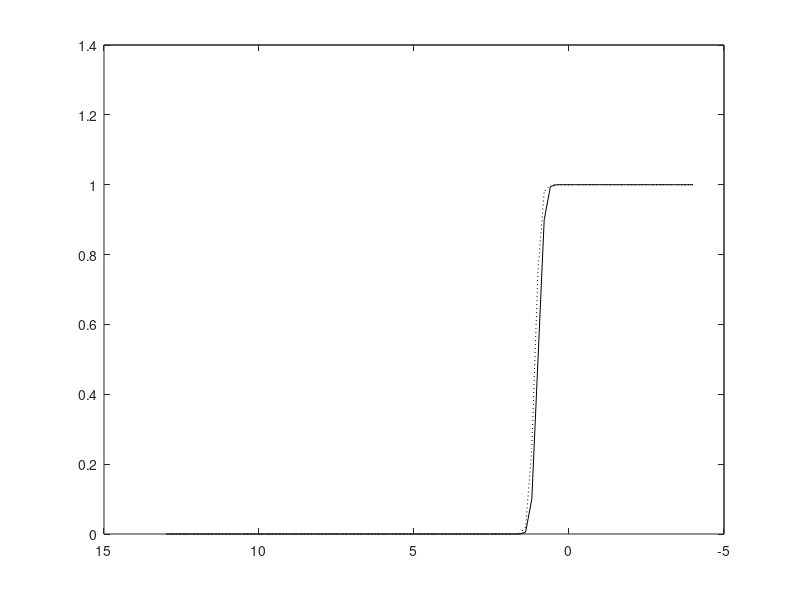
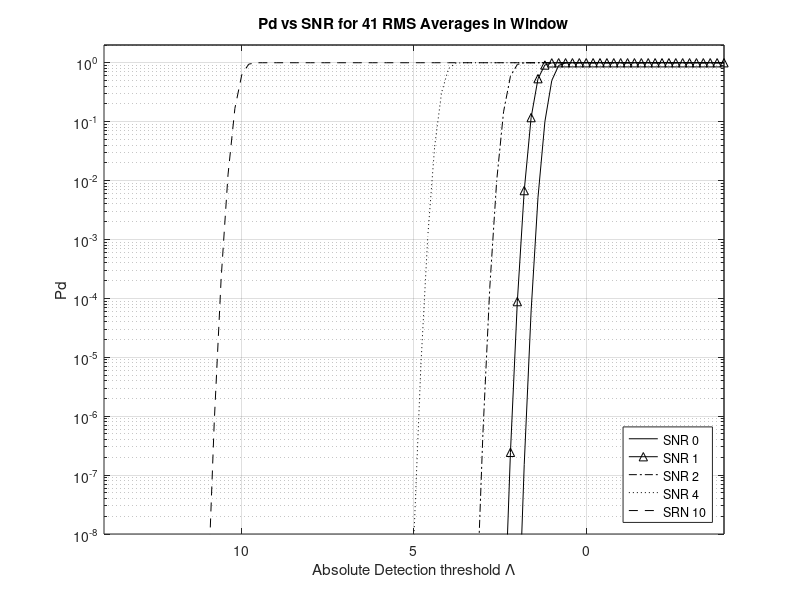
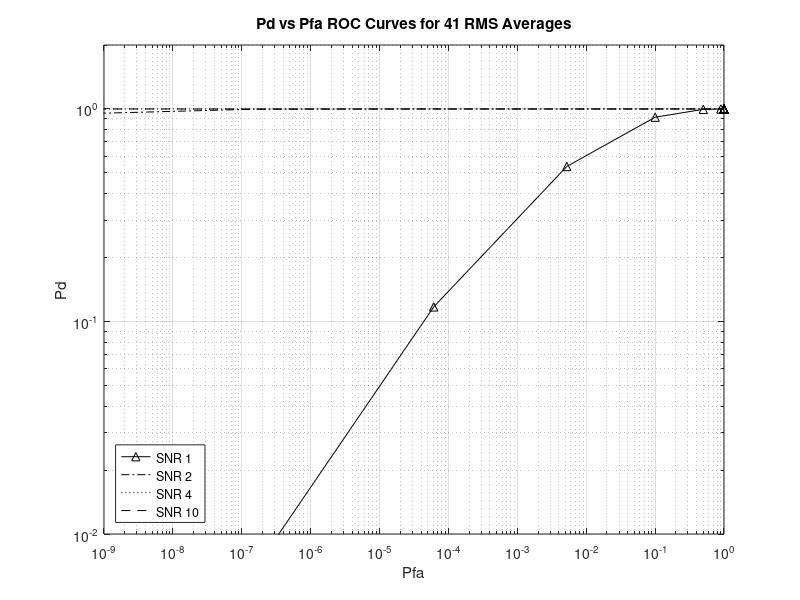
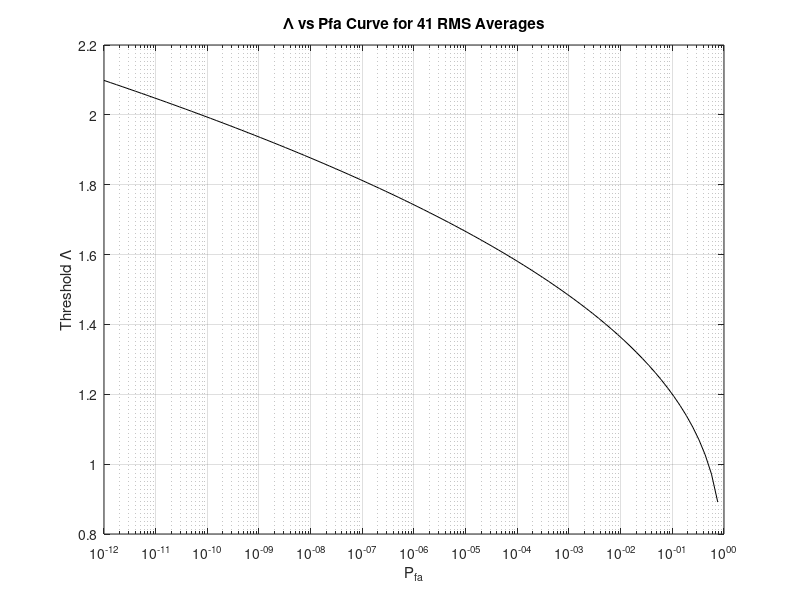

Here is the MATLAB script that generated these plots, in order:
% ROC curves

Nrms=41;    % fast RMS example
%Nrms=410;   % slow RMS example
%Nrms=4;     % raw data

% noise stats
Mn = 1;         % mean level is also std dev for noise
sign = Mn/sqrt(Nrms);    % std dev

% range of interest
dx=0.2;
x=(-5+Mn:dx:12+Mn);

gpdf=(1/(sign*sqrt(2*pi))).*exp((-.5/(sign*sign)).*(x-Mn).^2);

% complimentary erfc
z0snr=(x-Mn)./(sqrt(2)*sign);
Pd0snr=.5*erfc(z0snr);

% verify by integrating Gaussian
[nrow, npts]=size(x);
gsum=zeros(size(x));
for k=1:npts,
    for n=k:npts,
        gsum(k)=gsum(k)+gpdf(n);
    end;
end;
gsum=gsum.*dx;  % dx term for int scaling

% this is just a check for the scaling of the erfc
figure(1);
plot(x,Pd0snr,'k',x,gsum,'k:');
view(180,-90);

% setup signal Pd
Mns1=sqrt(Mn^2+Mn^2);
z1snr=(x-Mns1)./(sqrt(2)*sign);
Mns2=sqrt((2*Mn)^2+Mn^2);
z2snr=(x-Mns2)./(sqrt(2)*sign);
Mns4=sqrt((4*Mn)^2+Mn^2);
z4snr=(x-Mns4)./(sqrt(2)*sign);
Mns10=sqrt((10*Mn)^2+Mn^2);
z10snr=(x-Mns10)./(sqrt(2)*sign);

Pd1snr=.5*erfc(z1snr);
Pd2snr=.5*erfc(z2snr);
Pd4snr=.5*erfc(z4snr);
Pd10snr=.5*erfc(z10snr);

% this is just a check for the scaling of the erfc
figure(2);
semilogy(x,Pd0snr,'k',x,Pd1snr,'k-^',x,Pd2snr,'k-.',x,Pd4snr,'k:',x,Pd10snr,'k--');
legend('SNR 0','SNR 1','SNR 2','SNR 4','SRN 10','Location','SouthEast');
title(sprintf('Pd vs SNR for %d RMS Averages in Window',Nrms));
ylabel('Pd');
xlabel('Absolute Detection threshold \Lambda');
axis([-4 14 1e-8 2]);
view(180,-90);
grid on;

% now we can make a ROC curve

figure(3);
loglog(Pd0snr,Pd1snr,'k-^',Pd0snr,Pd2snr,'k-.',Pd0snr,Pd4snr,'k:',Pd0snr,Pd10snr,'k--');
%view(180,-90);
legend('SNR 1','SNR 2','SNR 4','SNR 10','Location','SouthWest');
title(sprintf('Pd vs Pfa ROC Curves for %d RMS Averages',Nrms));
ylabel('Pd');
xlabel('Pfa');
axis([1e-9 1 1e-2 2]);
grid on;

% lets make a plot of Pfa vs threshold using erfcinv

pfarng=logspace(-12,0,100);
% for the SNR0 case
gamrng=Mn.*ones(size(pfarng)) + (sign*sqrt(2)).*erfcinv(2.*pfarng);

figure(4);
semilogx(pfarng,gamrng,'k');
ylabel('Threshold \Lambda');
xlabel('P_{fa}');
title(sprintf('\\Lambda vs Pfa Curve for %d RMS Averages',Nrms));
grid on;
